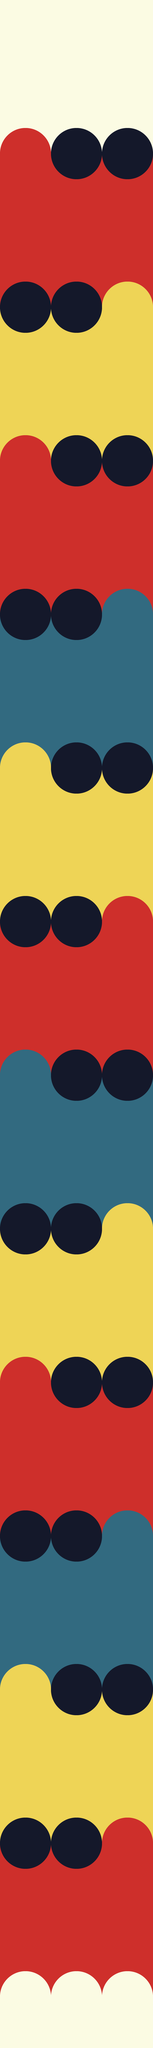

A level layout from a 2D game, rendered from its tile map. Below: a short description, then the map file with its tile-grid data intact:
An orthogonal 3x40 tile map with 200x200 px tiles, 2 tile layers (Tile Layer 1, Tile Layer 2).

<map version="1.5" tiledversion="1.6.0" orientation="orthogonal" renderorder="right-down" width="3" height="40" tilewidth="200" tileheight="200" infinite="0" nextlayerid="3" nextobjectid="1">
 <tileset firstgid="1" name="spritesheet" tilewidth="200" tileheight="200" tilecount="40" columns="5">
  <image source="../../rybSpriteSheet2.png" width="1000" height="1600" />
 </tileset>
 <layer id="1" name="Tile Layer 1" width="3" height="40">
  <data encoding="csv">
11,21,21,
21,21,21,
21,21,21,
11,11,11,
11,11,11,
11,11,11,
16,16,16,
16,16,16,
16,16,16,
11,11,11,
11,11,11,
11,11,11,
6,6,6,
6,6,6,
6,6,6,
16,16,16,
16,16,16,
16,16,16,
11,11,11,
11,11,11,
11,11,11,
6,6,6,
6,6,6,
6,6,6,
16,16,16,
16,16,16,
16,16,16,
11,11,11,
11,11,11,
11,11,11,
6,6,6,
6,6,6,
6,6,6,
16,16,16,
16,16,16,
16,16,16,
11,11,11,
11,11,11,
11,11,11,
21,21,21
</data>
 </layer>
 <layer id="2" name="Tile Layer 2" width="3" height="40">
  <data encoding="csv">
21,0,0,
0,0,0,
39,37,37,
0,32,32,
0,0,0,
37,37,40,
32,32,0,
0,0,0,
39,37,37,
0,32,32,
0,0,0,
37,37,38,
32,32,0,
0,0,0,
40,37,37,
0,32,32,
0,0,0,
37,37,39,
32,32,0,
0,0,0,
38,37,37,
0,32,32,
0,0,0,
37,37,40,
32,32,0,
0,0,0,
39,37,37,
0,32,32,
0,0,0,
37,37,38,
32,32,0,
0,0,0,
40,37,37,
0,32,32,
0,0,0,
37,37,39,
32,32,0,
0,0,0,
36,36,36,
0,0,0
</data>
 </layer>
</map>